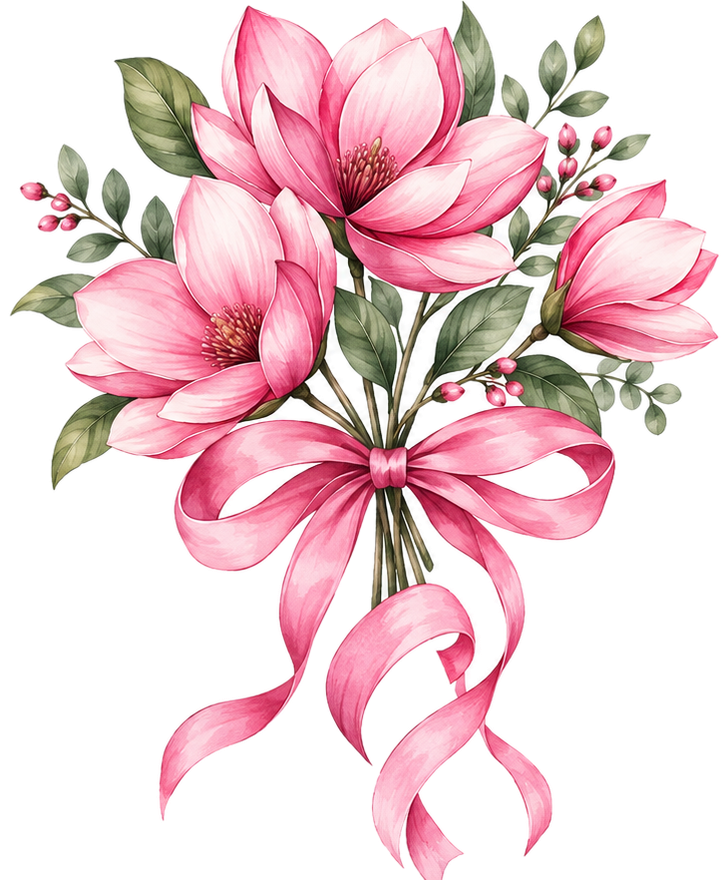
#> input picture images/bouquet.png, 728 x 880 px
$ python build-trail.py
#> lines starting #> are read from the running program, lines starting #| are printed output that depends on the picture
"""Compose the side-trail strip from the watercolour bouquet.

The trail is one tall image, mirrored for the other side. Pieces are placed
along a density curve: large and overlapping at the top, shrinking as it
descends, with the vertical step shrinking too so the density stays even and
the trail thins rather than breaking into gaps.
"""
import math
import os
import random

from PIL import Image, ImageChops, ImageDraw, ImageFilter

ART = os.path.join(os.path.dirname(os.path.abspath(__file__)), "images")
master = Image.open(os.path.join(ART, "bouquet.png")).convert("RGBA")
#> master is the input picture: PIL image 728x880 RGBA; mean R, G, B, A 112, 82.8, 87.2, 117.8

W, H = 380, 2600          # tall enough to cover the hero at desktop widths
TOP_SCALE, END_SCALE = 0.78, 0.13


def feather(im, strength=0.15):
    """Dissolve the crop boundary so a box that slices a petal doesn't leave a
    straight edge, and so overlapping pieces blend into each other."""
    w, h = im.size
    f = max(8, int(min(w, h) * strength))
    mask = Image.new("L", (w, h), 0)
    ImageDraw.Draw(mask).rectangle([f, f, w - f, h - f], fill=255)
    mask = mask.filter(ImageFilter.GaussianBlur(f * 0.6))
    im = im.copy()
    im.putalpha(ImageChops.multiply(im.getchannel("A"), mask))
    return im


PIECES = {
    "bloom_big":   (178,   0, 470, 235),
    "bloom_left":  ( 18, 172, 338, 424),
    "bloom_bud":   (436, 168, 626, 336),
    "leaf_top":    ( 58,  26, 196, 146),
    "leaf_lower":  ( 14, 316, 128, 414),
    "leaf_mid":    (330, 236, 486, 366),
    "greenery":    (470,  16, 628, 158),
    "berry_left":  (  4, 118, 126, 240),
    "berry_right": (396, 262, 528, 352),
    "ribbon_curl": (250, 556, 470, 720),
    "ribbon_loop": (128, 396, 306, 502),
    "stem":        (296, 404, 404, 566),
}
cut = {}
for name, box in PIECES.items():
    p = master.crop(box)
    bb = p.getbbox()
    cut[name] = feather(p.crop(bb) if bb else p)
#> this loop made 12 passes
#> bb on passes 1 to 12: (0, 0, 292, 235), (0, 0, 320, 252), (0, 0, 190, 168), (0, 28, 138, 120), (0, 0, 114, 98), (0, 0, 156, 130), (0, 0, 158, 142), (12, 0, 122, 122), (0, 0, 132, 90), (0, 0, 220, 164), (0, 0, 178, 106), (0, 0, 108, 162)
#> pass 1, `p = master.crop(box)`:
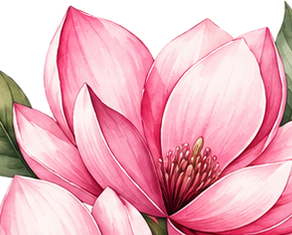
#> p: PIL image 292x235 RGBA; mean R, G, B, A 199.7, 140.2, 153.2, 213.4; transparent parts drawn white
#> pass 1, in feather, `mask = mask.filter(ImageFilter.GaussianBlur(f * 0.6))`:
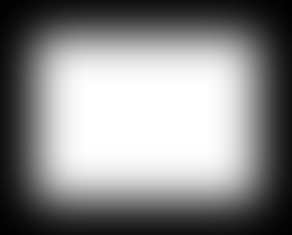
#> mask: PIL image 292x235 L; min 1, max 255, mean 136.7
#> pass 2, `p = master.crop(box)`:
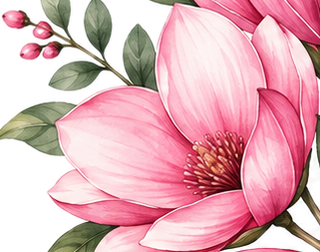
#> p: PIL image 320x252 RGBA; mean R, G, B, A 187.2, 137.3, 145.2, 202.7; transparent parts drawn white
#> after the loop, cut = 12 items


def cubic(p0, p1, p2, p3, steps=14):
    out = []
    for i in range(steps + 1):
        t = i / steps
        u = 1 - t
        out.append((u*u*u*p0[0] + 3*u*u*t*p1[0] + 3*u*t*t*p2[0] + t*t*t*p3[0],
                    u*u*u*p0[1] + 3*u*u*t*p1[1] + 3*u*t*t*p2[1] + t*t*t*p3[1]))
    return out


def heart_triangle(size, colour=(201, 106, 133, 255)):
    """Nicky's motif, the same shape as the nav bar and modal headers."""
    S = 8
    img = Image.new("RGBA", (40*S, 50*S), (0, 0, 0, 0))
    d = ImageDraw.Draw(img)
    pts = [(20, 22)]
    pts += cubic((20, 22), (8, 14), (6, 2), (14, 2))
    pts += cubic((14, 2), (20, 2), (20, 12), (20, 22))
    pts += cubic((20, 22), (20, 12), (20, 2), (26, 2))
    pts += cubic((26, 2), (34, 2), (32, 14), (20, 22))
    d.polygon([(x*S, y*S) for x, y in pts], fill=colour)
    d.polygon([(x*S, y*S) for x, y in
               ((20, 22), (10, 48), (16, 44), (20, 48), (24, 44), (30, 48))], fill=colour)
    img = img.crop(img.getbbox())
    return img.resize((size, int(img.height * size / img.width)), Image.LANCZOS)


canvas = Image.new("RGBA", (W, H), (0, 0, 0, 0))
#> canvas: PIL image 380x2600 RGBA; every value is 0


def place(key, cx, cy, scale, rot=0, alpha=1.0):
#> called with key = 'stem', cx = 168, cy = 150, scale = 0.9, rot = -14, alpha = 0.85
    im = key if isinstance(key, Image.Image) else cut[key]
    im = im.resize((max(1, int(im.width*scale)), max(1, int(im.height*scale))), Image.LANCZOS)
#> im: PIL image 97x145 RGBA
    if rot:
        im = im.rotate(rot, expand=True, resample=Image.BICUBIC)
#> im: PIL image 131x165 RGBA
    if alpha < 1.0:
        im.putalpha(im.getchannel("A").point(lambda v: int(v*alpha)))
    canvas.alpha_composite(im, (int(cx - im.width/2), int(cy - im.height/2)))


rng = random.Random(7)          # fixed seed: the arrangement is reproducible

BLOOMS = ["bloom_big", "bloom_left", "bloom_bud"]
FILLERS = ["leaf_top", "leaf_mid", "leaf_lower", "greenery", "berry_left", "berry_right"]

# The densest part of the arrangement, placed by hand so the top reads as a
# full cluster rather than a sequence.
place("stem",       168,  150, 0.90, -14, 0.85)
place("bloom_big",  150,  118, 0.76, -12)
place("leaf_top",   258,   74, 0.84,  28)
#> call 3 of place, with key = 'leaf_top', cx = 258, cy = 74, scale = 0.84, rot = 28, alpha = 1
#> in place (call 3), `canvas.alpha_composite(im, (int(cx - im.width/2), int(cy - im.height/2..`:
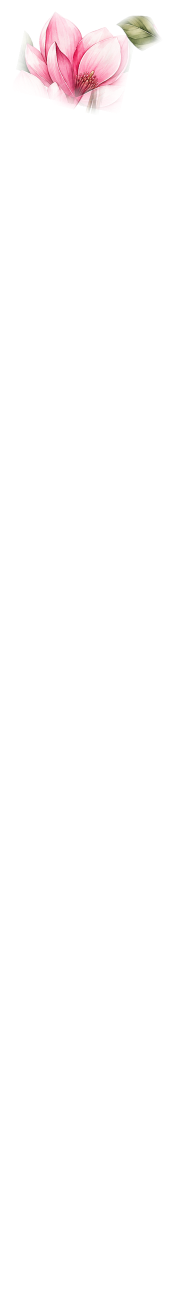
#> canvas: PIL image 380x2600 RGBA (shown at 1/2 size); mean R, G, B, A 8.6, 6.2, 6.5, 6.1; transparent parts drawn white
place("greenery",    74,  182, 0.76, -24)
place("berry_left", 236,  196, 0.68,  14)
place("leaf_mid",   136,  236, 0.64, -32)

y = 236
i = 0
while y < H - 40:
    t = min(1.0, max(0.0, (y - 236) / (H - 286)))
    # ease the shrink so it stays generous for longer before tailing away
    scale = TOP_SCALE + (END_SCALE - TOP_SCALE) * (t ** 0.78)

    x = 190 + math.sin(y / 190.0) * 66 + rng.uniform(-26, 26)
    x = max(80, min(300, x))
    rot = rng.uniform(-34, 34)

    if i % 3 == 0:
        place(rng.choice(BLOOMS), x, y, scale, rot)
    else:
        place(rng.choice(FILLERS), x, y, scale * rng.uniform(0.86, 1.12), rot)

    # a stem every so often, threading the clusters together
    if i % 7 == 3:
        place("stem", x + rng.uniform(-30, 30), y + 44, scale * 1.1, rot * 0.5, 0.7)

    # the motif and a ribbon curl, thinning out as the trail descends
    if i % 11 == 5:
        place(heart_triangle(max(16, int(52 * scale / TOP_SCALE))),
              x + rng.uniform(-60, 60), y + 60, 1.0, rng.uniform(-14, 14), 0.5)
    if i % 13 == 9:
        place("ribbon_curl", x + rng.uniform(-40, 40), y + 70, scale * 0.85,
              rng.uniform(-18, 18), 0.72)

    # Step must stay smaller than the pieces are tall, or the trail breaks
    # into separate objects. It shrinks with the artwork so the density
    # holds steady while the flowers taper.
    y += 16 + scale * 54
    i += 1
#> this loop made 65 passes
#> pass 1, in place (call 7), `im = im.resize((max(1, int(im.width*scale)), max(1, int(im.height*scal..`:
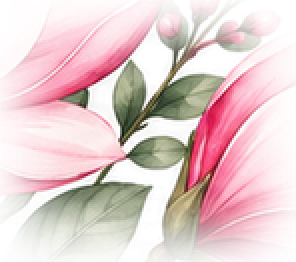
#> im: PIL image 148x131 RGBA (shown 2 times larger); mean R, G, B, A 200.6, 150.8, 154.9, 122.1; transparent parts drawn white
#> pass 1, in place (call 7), `im = im.rotate(rot, expand=True, resample=Image.BICUBIC)`:
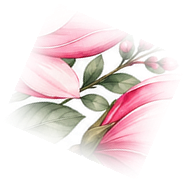
#> im: PIL image 190x181 RGBA; mean R, G, B, A 111.8, 83.5, 85.8, 68.6; transparent parts drawn white

canvas.save(os.path.join(ART, "trail.png"))
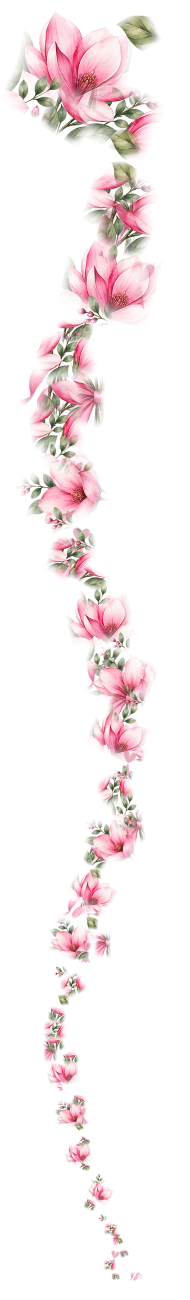
#> saved as trail.png: PIL image 380x2600 RGBA (shown at 1/2 size); mean R, G, B, A 52.8, 39.5, 40.6, 40.3; transparent parts drawn white
canvas.save(os.path.join(ART, "trail.webp"), "WEBP", quality=86, method=6)
print("trail: {}x{}  |  {} placements  |  {:.0f} KB".format(
    W, H, i + 6, os.path.getsize(os.path.join(ART, "trail.webp")) / 1024))
